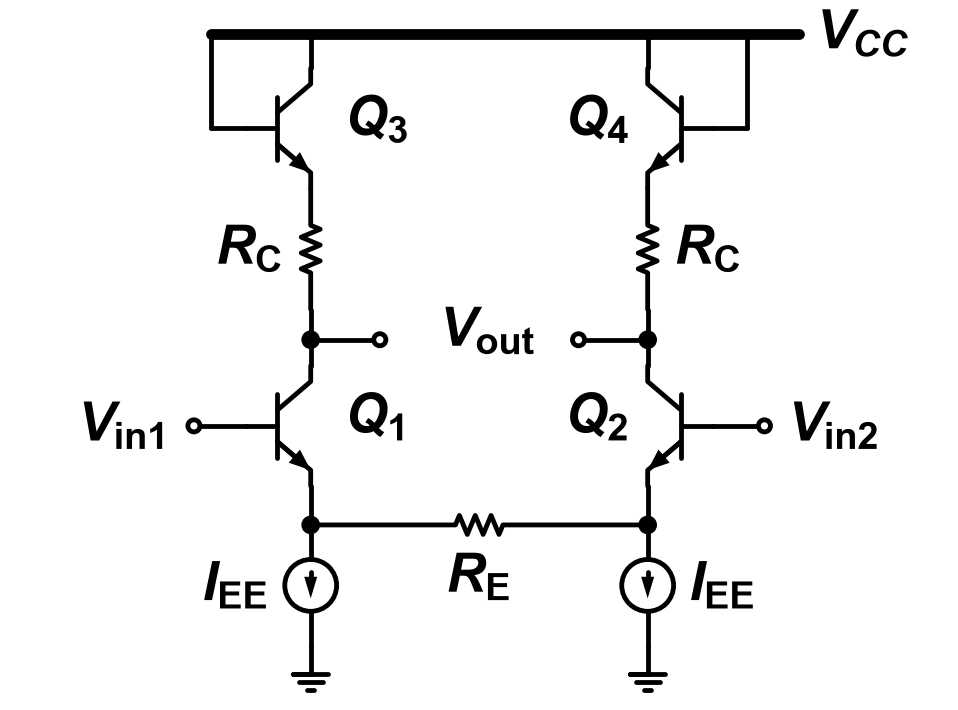

The script that drew this image:
"""2016-1 중간 Q3 둘째 그림 — 기준: Q3.md '회로 — Fig Q3-2'."""
import schemdraw.elements as elm
from schem_style import OPEN_R, Resistor, dot, new_drawing, rail

GAP = 0.2       # 소자 라벨과 기호 사이 간격
RAIL_Y = 8.3    # V_CC 레일 높이


def bjt(d, cls, at, anchor, mirror=False, label=None, loc=None):
    """베이스 왼쪽(mirror면 오른쪽), 컬렉터 위, 이미터 아래."""
    e = cls().right()
    if mirror:
        e = e.reverse()
    e = e.anchor(anchor).at(at)
    if label:
        e = e.label(label, loc=loc or ("left" if mirror else "right"))
    return d.add(e)


def open_terminal(d, at, label, length, right=False):
    """베이스에서 가로선을 긋고 끝에 개방 원과 라벨."""
    line = elm.Line().at(at).length(length)
    d.add(line.right() if right else line.left())
    d.add(elm.Dot(open=True, radius=OPEN_R).label(label, "right" if right else "left", ofst=GAP))


def column(d, x, mirror):
    """한쪽 세로줄 위→아래: Q3/Q4, R_C, out 접속점, Q1/Q2, n3/n4 접속점, I_EE, 접지."""
    qt = bjt(d, elm.BjtNpn, (x, RAIL_Y - 0.4), "collector", mirror=mirror)
    d.add(elm.Line().up().at(qt.collector).toy(RAIL_Y))
    # 베이스 → 바깥쪽 가로선 → 위로 레일
    d.add(elm.Line().at(qt.base).length(0.4).right() if mirror else
          elm.Line().at(qt.base).length(0.4).left())
    d.add(elm.Line().up().toy(RAIL_Y))
    rc = d.add(Resistor().down().at(qt.emitter).length(1.4)
               .label(r"$R_\mathrm{C}$", "bottom" if mirror else "top", ofst=GAP))
    d.add(elm.Line().down().at(rc.end).length(0.35)); out = dot(d)
    d.add(elm.Line().down().at(out.center).length(0.3))
    qb = bjt(d, elm.BjtNpn, d.here, "collector", mirror=mirror)
    d.add(elm.Line().down().at(qb.emitter).length(0.45)); n = dot(d)
    iee = d.add(elm.SourceI().down().at(n.center).length(1.4).scale(0.6)
                .label(r"$I_\mathrm{EE}$", "bottom" if mirror else "top", ofst=0.3))
    d.add(elm.Ground().at(iee.end).scale(0.8))
    return qt, out, qb, n


def draw():
    d = new_drawing()
    xl, xr = 3.6, 7.5
    q3, out1, q1, n3 = column(d, xl, False)
    q4, out2, q2, n4 = column(d, xr, True)
    rail(d, (xl - 1.15, RAIL_Y), (xr + 1.75, RAIL_Y))
    d.add(elm.Label().right().at((xr + 1.85, RAIL_Y - 0.1)).label(r"$V_{CC}$", halign="left"))
    d.add(elm.Label().right().at((xl + 0.3, q3.center.y)).label(r"$Q_\mathrm{3}$", halign="left"))
    d.add(elm.Label().right().at((xr - 0.3, q4.center.y)).label(r"$Q_\mathrm{4}$", halign="right"))
    d.add(elm.Label().right().at((xl + 0.3, q1.center.y)).label(r"$Q_\mathrm{1}$", halign="left"))
    d.add(elm.Label().right().at((xr - 0.3, q2.center.y)).label(r"$Q_\mathrm{2}$", halign="right"))
    # 출력: 두 원이 가운데에서 마주 보고 그 사이에 V_out
    d.add(elm.Line().right().at(out1.center).length(0.8)); dot(d, open_=True)
    d.add(elm.Line().left().at(out2.center).length(0.8)); dot(d, open_=True)
    d.add(elm.Label().right().at(((xl + xr) / 2, out1.center.y)).label(r"$V_\mathrm{out}$"))
    open_terminal(d, q1.base, r"$V_\mathrm{in1}$", 0.6)
    open_terminal(d, q2.base, r"$V_\mathrm{in2}$", 0.6, right=True)
    d.add(Resistor().right().at(n3.center).to(n4.center).label(r"$R_\mathrm{E}$", "bottom", ofst=GAP))
    return d
